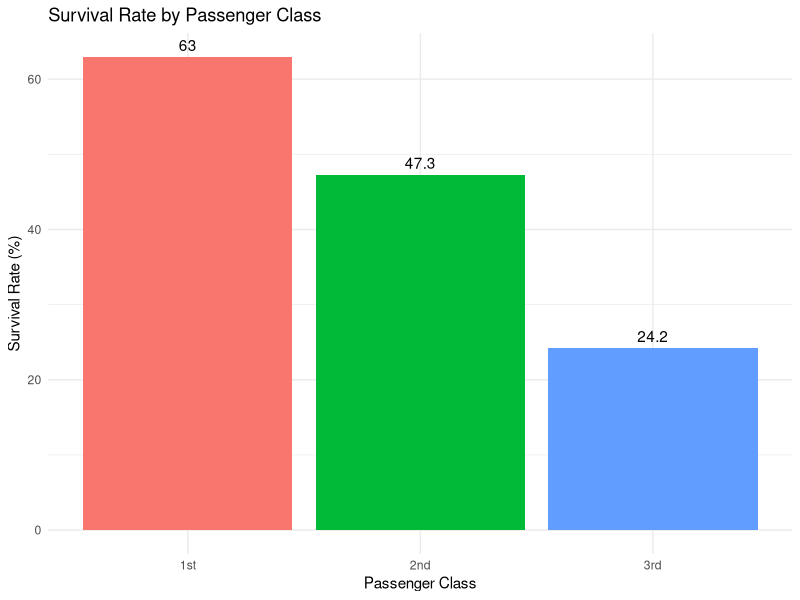
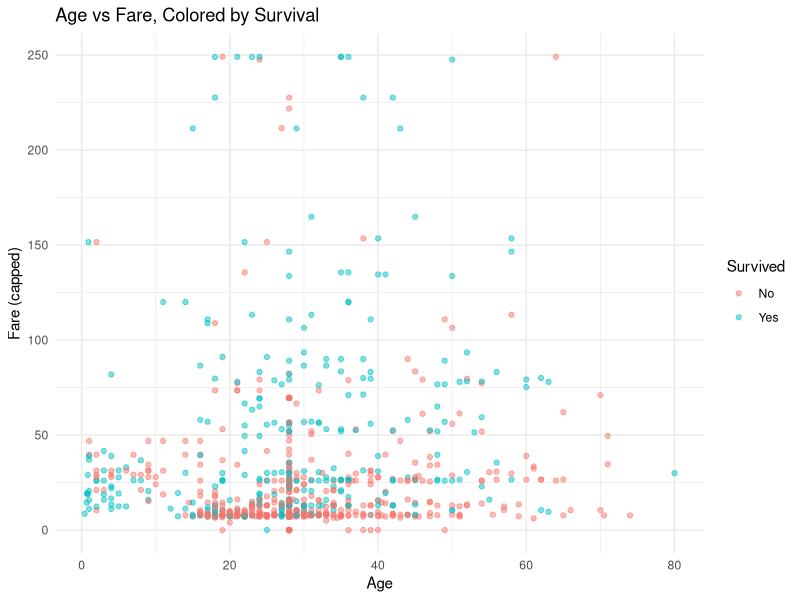
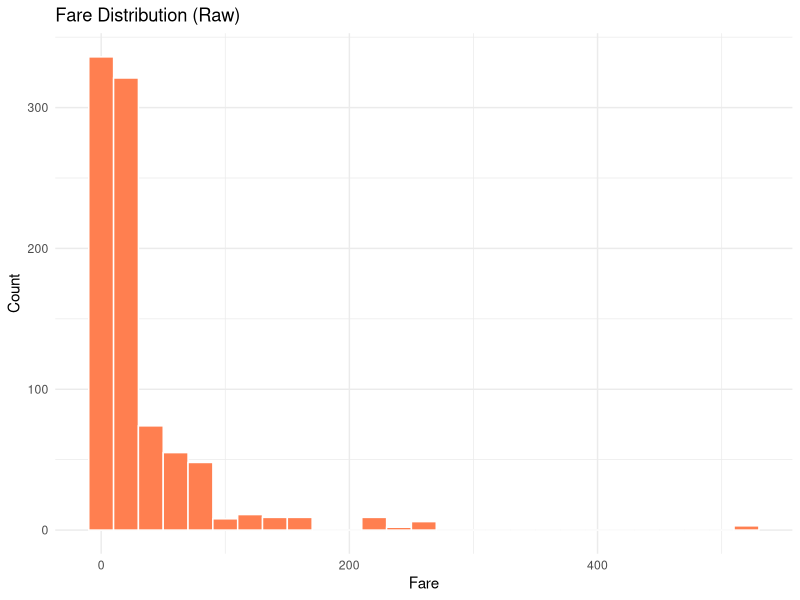
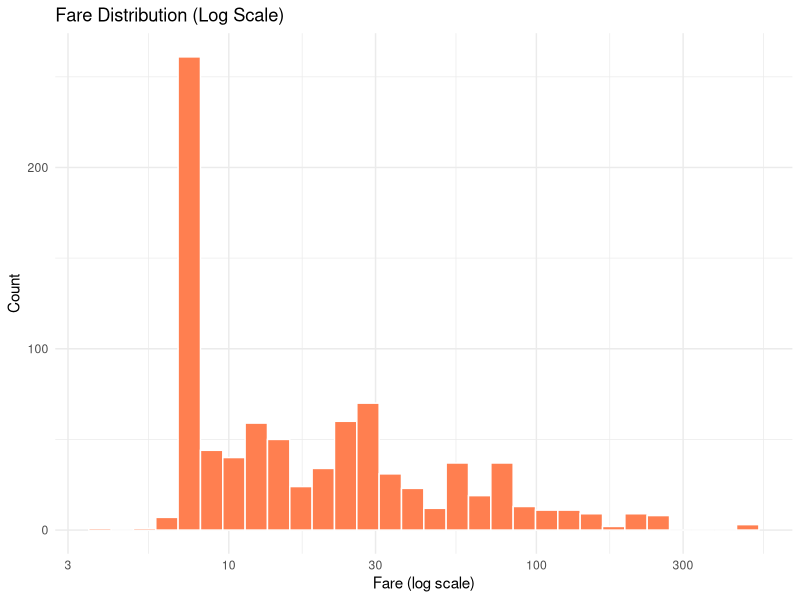
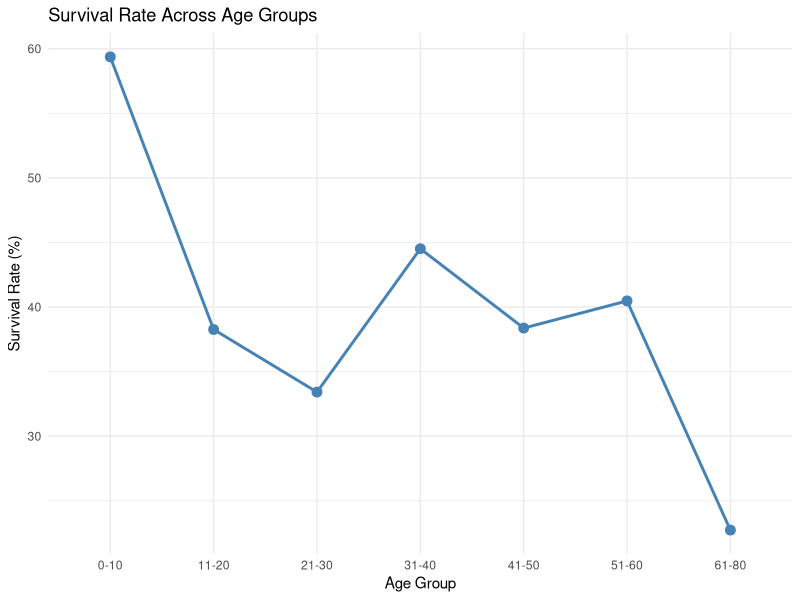
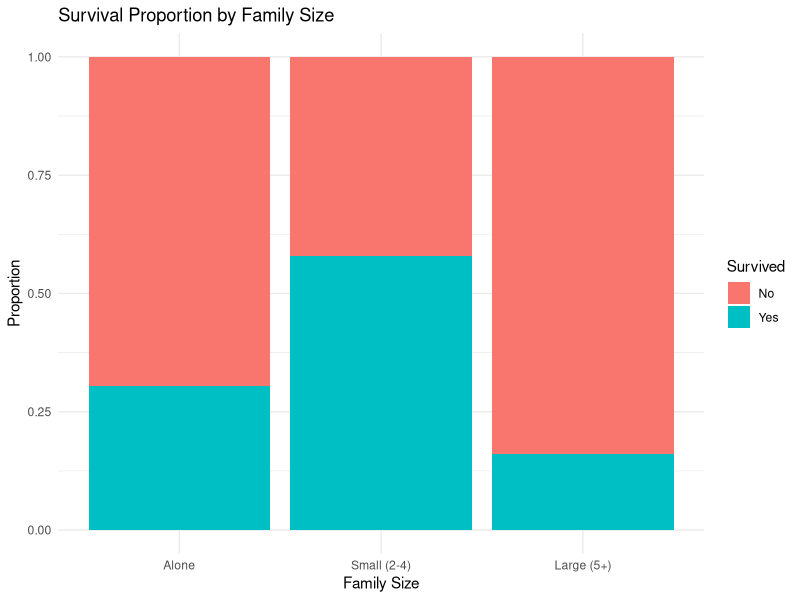

Reproduce these figures in R, in order.
# ============================================================
# Week 2 Task: Data Visualization and Insight Communication
# Dataset: Cleaned Titanic dataset (continued from Week 1)
# ============================================================

library(dplyr)
library(ggplot2)

setwd("/home/claude/internship_week2")
dir.create("plots", showWarnings = FALSE)

titanic_clean <- read.csv("titanic_cleaned.csv", stringsAsFactors = FALSE)
titanic_clean$Pclass_Factor   <- factor(titanic_clean$Pclass_Factor, levels = c("1st","2nd","3rd"))
titanic_clean$Survived_Factor <- factor(titanic_clean$Survived_Factor, levels = c("No","Yes"))

# ------------------------------------------------------------
# Chart 1: Bar chart - Survival rate by class
# ------------------------------------------------------------
survival_by_class <- titanic_clean %>%
  group_by(Pclass_Factor) %>%
  summarise(Survival_Rate = mean(Survived) * 100)
cat("=== Survival by Class ===\n"); print(survival_by_class)

p1 <- ggplot(survival_by_class, aes(x = Pclass_Factor, y = Survival_Rate, fill = Pclass_Factor)) +
  geom_col() +
  geom_text(aes(label = round(Survival_Rate, 1)), vjust = -0.5) +
  labs(title = "Survival Rate by Passenger Class", x = "Passenger Class", y = "Survival Rate (%)") +
  theme_minimal() + theme(legend.position = "none")
ggsave("plots/w2_01_survival_by_class.png", p1, width = 7, height = 5)

# ------------------------------------------------------------
# Chart 2: Scatter - Age vs Fare colored by survival
# ------------------------------------------------------------
p2 <- ggplot(titanic_clean, aes(x = Age, y = Fare_Capped, color = Survived_Factor)) +
  geom_point(alpha = 0.5) +
  labs(title = "Age vs Fare, Colored by Survival", x = "Age", y = "Fare (capped)", color = "Survived") +
  theme_minimal()
ggsave("plots/w2_02_age_vs_fare_scatter.png", p2, width = 7, height = 5)

# ------------------------------------------------------------
# Chart 3: Histogram - Fare distribution, log scale
# ------------------------------------------------------------
p3_raw <- ggplot(titanic_clean, aes(x = Fare)) +
  geom_histogram(binwidth = 20, fill = "coral", color = "white") +
  labs(title = "Fare Distribution (Raw)", x = "Fare", y = "Count") +
  theme_minimal()
ggsave("plots/w2_03a_fare_raw.png", p3_raw, width = 7, height = 5)

p3_log <- ggplot(titanic_clean, aes(x = Fare)) +
  geom_histogram(bins = 30, fill = "coral", color = "white") +
  scale_x_log10() +
  labs(title = "Fare Distribution (Log Scale)", x = "Fare (log scale)", y = "Count") +
  theme_minimal()
ggsave("plots/w2_03b_fare_log.png", p3_log, width = 7, height = 5)

# ------------------------------------------------------------
# Chart 4: Line chart - Survival rate across age groups
# ------------------------------------------------------------
titanic_clean$Age_Group <- cut(titanic_clean$Age,
                                breaks = c(0,10,20,30,40,50,60,80),
                                labels = c("0-10","11-20","21-30","31-40","41-50","51-60","61-80"))
survival_by_age <- titanic_clean %>%
  group_by(Age_Group) %>%
  summarise(Survival_Rate = mean(Survived) * 100)
cat("\n=== Survival by Age Group ===\n"); print(survival_by_age)

p4 <- ggplot(survival_by_age, aes(x = Age_Group, y = Survival_Rate, group = 1)) +
  geom_line(color = "steelblue", linewidth = 1) +
  geom_point(color = "steelblue", size = 3) +
  labs(title = "Survival Rate Across Age Groups", x = "Age Group", y = "Survival Rate (%)") +
  theme_minimal()
ggsave("plots/w2_04_survival_by_age_group.png", p4, width = 7, height = 5)

# ------------------------------------------------------------
# Chart 5: Stacked bar - Family size vs survival
# ------------------------------------------------------------
titanic_clean$Family_Size <- titanic_clean$SibSp + titanic_clean$Parch + 1
titanic_clean$Family_Group <- cut(titanic_clean$Family_Size,
                                   breaks = c(0,1,4,11),
                                   labels = c("Alone","Small (2-4)","Large (5+)"))
survival_by_family <- titanic_clean %>%
  group_by(Family_Group) %>%
  summarise(Survival_Rate = mean(Survived) * 100, N = n())
cat("\n=== Survival by Family Group ===\n"); print(survival_by_family)

p5 <- ggplot(titanic_clean, aes(x = Family_Group, fill = Survived_Factor)) +
  geom_bar(position = "fill") +
  labs(title = "Survival Proportion by Family Size", x = "Family Size", y = "Proportion", fill = "Survived") +
  theme_minimal()
ggsave("plots/w2_05_survival_by_family.png", p5, width = 7, height = 5)

write.csv(titanic_clean, "titanic_week2_final.csv", row.names = FALSE)
cat("\n=== SCRIPT COMPLETE ===\n")
